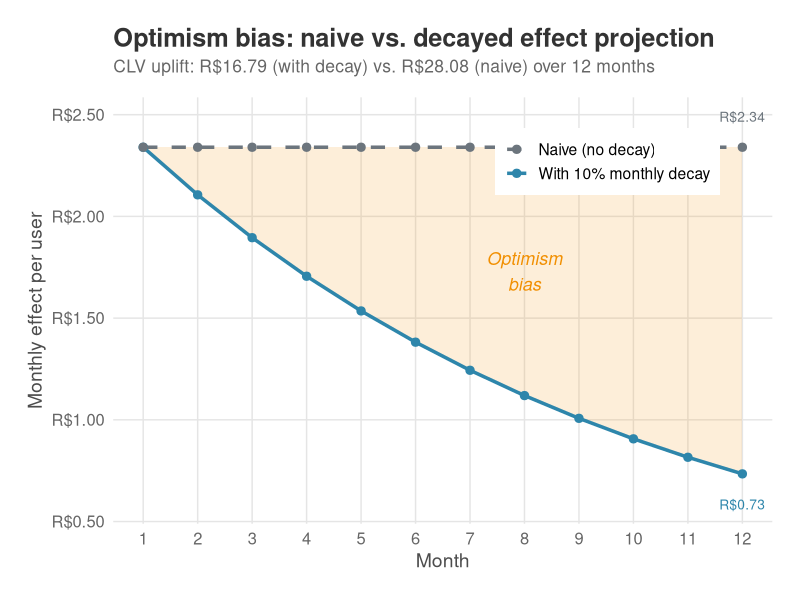
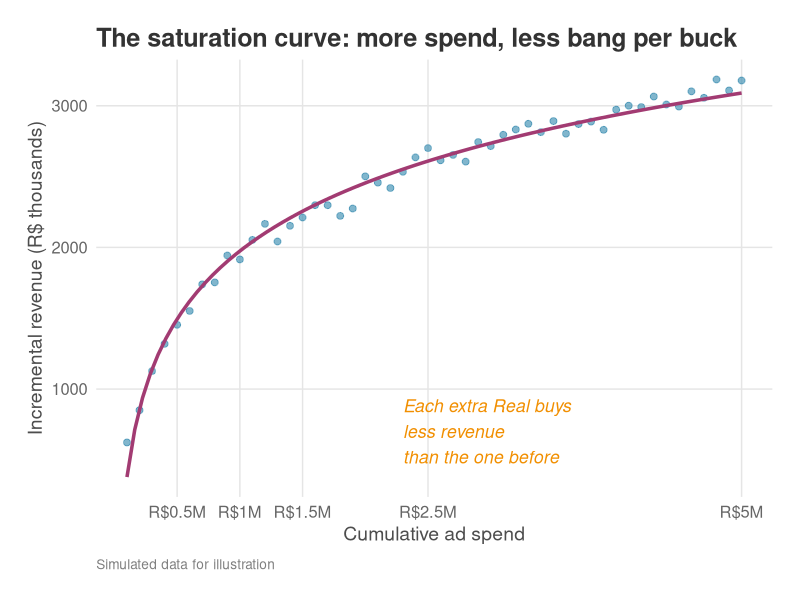
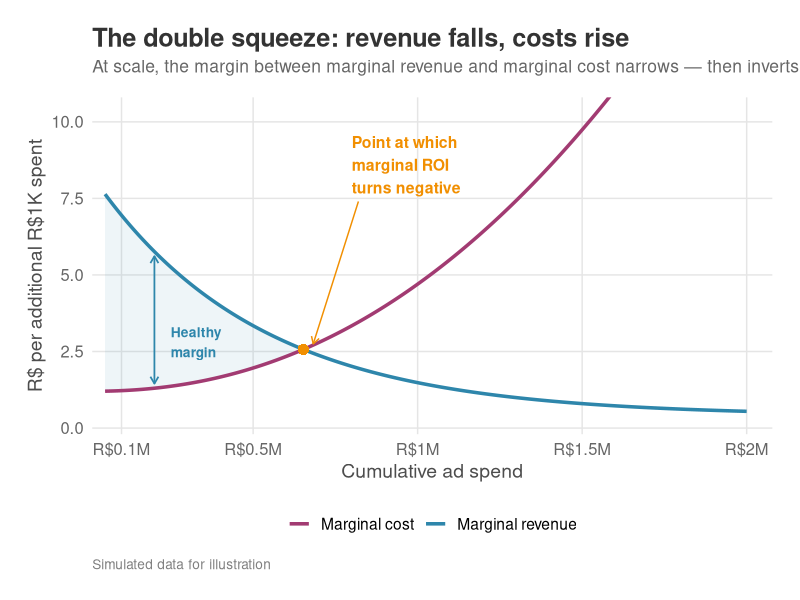
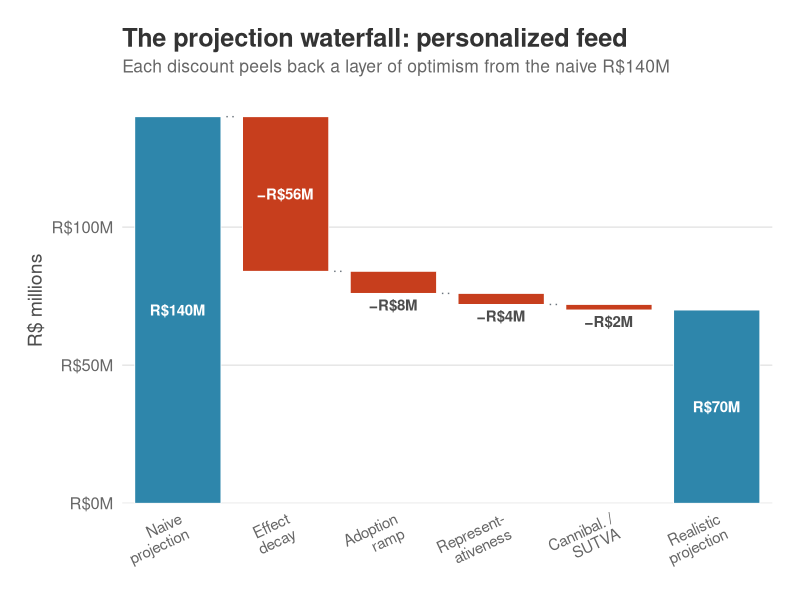

Here is the R script that generated these plots, in order:
##########################################################
## Everyday Causal Inference: How to estimate, test, and explain impacts with R and Python
## www.everydaycausal.com
## Copyright (c) 2025 by Robson Tigre. All rights reserved.
## You may read, share, and cite for learning purposes, provided you credit the source.
## It should not be used to create competing educational or commercial products
##########################################################
## Code for Chapter 13 - Translating causal estimates into metrics of business value
## Created: Mar 06, 2026
## Last modified: 2026-05-07
##########################################################

# ==========================================================
# SETUP
# ==========================================================
# install once: install.packages(c("tidyverse", "scales"))
library(tidyverse)
library(scales)

# Book-wide color palette (colorblind-friendly, consistent across all chapters)
book_colors <- list(
    primary    = "#2E86AB", # Steel blue
    secondary  = "#A23B72", # Magenta
    accent     = "#F18F01", # Orange
    success    = "#C73E1D", # Red-orange
    muted      = "#6C757D", # Gray
    light_gray = "grey90",
    dark_gray  = "grey30"
)

theme_book <- function(base_size = 14) {
    theme_minimal(base_size = base_size) +
        theme(
            plot.title = element_text(
                face = "bold", size = base_size * 1.3,
                color = "grey20", margin = margin(b = 5)
            ),
            plot.subtitle = element_text(
                size = base_size * 0.9, color = "grey40",
                margin = margin(b = 15)
            ),
            plot.caption = element_text(
                size = base_size * 0.7, color = "grey50",
                hjust = 0, margin = margin(t = 10)
            ),
            axis.title = element_text(size = base_size, color = "grey30"),
            axis.text = element_text(size = base_size * 0.85, color = "grey40"),
            panel.grid.major = element_line(color = "grey90", linewidth = 0.5),
            panel.grid.minor = element_blank(),
            legend.position = "bottom",
            plot.margin = margin(20, 20, 20, 20)
        )
}


# ==========================================================
# BLOCK 1: SCALING -- FROM STATISTICAL UNITS TO FINANCIAL UNITS
# (Chapter section: "From statistical units to financial units")
# ==========================================================
# Multiply per-user effect by the eligible user base, then by the projection
# horizon, to get the naive starting number that the rest of the pipeline
# discounts down. R$2.34 x 5M MAU x 12 months ~= R$140M annual.

ate <- 2.34 # R$ per user per 30 days (from Chapter 3)
mau <- 5e6 # monthly active users
monthly_impact <- ate * mau
annual_naive <- monthly_impact * 12

cat(sprintf("Per-user effect: R$%.2f/month\n", ate))
cat(sprintf("MAU: %s\n", format(mau, big.mark = ",")))
cat(sprintf(
    "Projected monthly impact: R$%s\n",
    format(monthly_impact, big.mark = ",")
))
cat(sprintf(
    "Naive annual projection: R$%s\n",
    format(annual_naive, big.mark = ",")
))


# ==========================================================
# BLOCK 2: CLV UPLIFT WITH MONTHLY DECAY (headline calculation, r = 0)
# (Chapter section: "Decay over time: customer lifetime value uplift")
# ==========================================================
# Decay only, no time-value-of-money discount. Using r = 0.01 (illustrative
# monthly WACC, ~12% annualized) lowers the result to ~R$16.10; over a 12-month
# horizon that difference is small next to the decay assumption itself, so the
# chapter shows the headline at r = 0 for clarity.

ate_month_0 <- 2.34 # R$ per user, month 0
effect_persistence <- 0.90 # monthly persistence; effect decays 10% per period
horizon <- 12 # months

months <- 0:(horizon - 1)
effects <- ate_month_0 * effect_persistence^months
clv_uplift <- sum(effects)

cat(sprintf("Month 0 effect: R$%.2f\n", effects[1]))
cat(sprintf("Month 6 effect: R$%.2f\n", effects[7]))
cat(sprintf("Month 11 effect: R$%.2f\n", effects[12]))
cat(sprintf("CLV uplift (12 months): R$%.2f per user\n", clv_uplift))
cat(sprintf("Without decay: R$%.2f per user\n", ate_month_0 * 12))


# ==========================================================
# FIGURE: clv-decay-vs-naive.png   (@fig-clv-decay)
# (Chapter section: "Decay over time: customer lifetime value uplift")
# ==========================================================
# Shows the optimism-bias gap between the naive flat path (R$2.34/month) and
# the decayed path (lambda = 0.90). The shaded ribbon is the cumulative
# overstatement that the naive forecast would build into the board deck.

naive_path <- rep(ate_month_0, horizon)
cum_decayed <- cumsum(effects)
cum_naive <- cumsum(naive_path)

clv_df <- tibble(
    month  = rep(months, 2),
    effect = c(effects, naive_path),
    type   = rep(c("With 10% monthly decay", "Naive (no decay)"), each = horizon)
)

p_clv <- ggplot(clv_df, aes(x = month, y = effect, color = type, linetype = type)) +
    geom_ribbon(
        data = tibble(month = months, ymin = effects, ymax = naive_path),
        aes(x = month, ymin = ymin, ymax = ymax),
        inherit.aes = FALSE,
        fill = book_colors$accent, alpha = 0.15
    ) +
    geom_line(linewidth = 1.2) +
    geom_point(size = 2.5) +
    annotate("text",
        x = 7, y = (ate_month_0 + effects[8]) / 2,
        label = "Optimism\nbias", color = book_colors$accent,
        fontface = "italic", size = 4.5
    ) +
    annotate("text",
        x = 11, y = naive_path[12] + 0.15,
        label = sprintf("R$%.2f", ate_month_0),
        color = book_colors$muted, size = 3.5
    ) +
    annotate("text",
        x = 11, y = effects[12] - 0.15,
        label = sprintf("R$%.2f", effects[12]),
        color = book_colors$primary, size = 3.5
    ) +
    scale_color_manual(values = c(
        "Naive (no decay)" = book_colors$muted,
        "With 10% monthly decay" = book_colors$primary
    )) +
    scale_linetype_manual(values = c(
        "Naive (no decay)" = "dashed",
        "With 10% monthly decay" = "solid"
    )) +
    scale_x_continuous(breaks = 0:11, labels = 1:12) +
    scale_y_continuous(labels = function(x) paste0("R$", formatC(x, format = "f", digits = 2))) +
    labs(
        x = "Month",
        y = "Monthly effect per user",
        title = "Optimism bias: naive vs. decayed effect projection",
        subtitle = sprintf(
            "CLV uplift: R$%.2f (with decay) vs. R$%.2f (naive) over 12 months",
            tail(cum_decayed, 1), tail(cum_naive, 1)
        ),
        color = NULL, linetype = NULL
    ) +
    theme_book() +
    theme(
        legend.position = c(0.75, 0.85),
        legend.background = element_rect(fill = "white", color = NA)
    )

ggsave("images/clv-decay-vs-naive.png", p_clv,
    width = 9, height = 5.5, dpi = 300, bg = "white"
)
cat("Saved: images/clv-decay-vs-naive.png\n")


# ==========================================================
# BLOCK 3: ROI -- PERSONALIZED FEED
# (Chapter section: "Return on investment (ROI)")
# ==========================================================
# feed_12m_profit is the 12-month cumulative profit (post-decay,
# pre-investment) -- NOT an annual run-rate. profit_30d from @sec-protocol is
# already net of variable costs; the code below only subtracts the fixed
# investment to get net profit.
clv_per_user <- sum(2.34 * 0.90^(0:11)) # ~R$17/user (decay only; omitting the ~1% monthly discount overstates by ~4%)
feed_12m_profit <- clv_per_user * 5e6 # ~R$84M: 12-month cumulative profit (variable costs already netted)
feed_investment <- 4e6 # R$4M fixed investment (build + maintain)
feed_roi <- (feed_12m_profit - feed_investment) / feed_investment # = Incremental Net Profit / Investment

cat(sprintf("\nCLV uplift per user: R$%.2f\n", clv_per_user))
cat(sprintf(
    "12-month profit (post-decay): R$%sM\n",
    format(round(feed_12m_profit / 1e6), big.mark = ",")
))
cat(sprintf(
    "Incremental net profit: R$%sM\n",
    format(round((feed_12m_profit - feed_investment) / 1e6), big.mark = ",")
))
cat(sprintf("ROI: %.0fx annual return\n", feed_roi))


# ==========================================================
# FIGURE: diminishing-returns-saturation.png   (@fig-diminishing-returns)
# (Chapter section: "Diminishing returns")
# ==========================================================
# Illustrative ad-spend saturation curve: revenue grows logarithmically with
# spend, so each additional Real buys less revenue than the one before.

set.seed(42)
spend_levels <- seq(100, 5000, by = 100) # R$ thousands
true_revenue <- 800 * log(spend_levels / 100 + 1) + rnorm(length(spend_levels), 0, 50)
ad_data <- tibble(spend = spend_levels, revenue = true_revenue)

p_sat <- ggplot(ad_data, aes(x = spend, y = revenue)) +
    geom_point(color = book_colors$primary, alpha = 0.6, size = 2) +
    geom_smooth(
        method = "lm", formula = y ~ log(x),
        color = book_colors$secondary, linewidth = 1.2, se = FALSE
    ) +
    annotate("text",
        x = 2300, y = max(true_revenue) * 0.22,
        label = "Each extra Real buys\nless revenue\nthan the one before",
        color = book_colors$accent,
        hjust = 0, fontface = "italic", size = 4.5
    ) +
    scale_x_continuous(
        breaks = c(500, 1000, 1500, 2500, 5000),
        labels = c("R$0.5M", "R$1M", "R$1.5M", "R$2.5M", "R$5M")
    ) +
    labs(
        x = "Cumulative ad spend",
        y = "Incremental revenue (R$ thousands)",
        title = "The saturation curve: more spend, less bang per buck",
        caption = "Simulated data for illustration"
    ) +
    theme_book()

ggsave("images/diminishing-returns-saturation.png", p_sat,
    width = 9, height = 5.5, dpi = 300, bg = "white"
)
cat("Saved: images/diminishing-returns-saturation.png\n")


# ==========================================================
# FIGURE: diminishing-returns-squeeze.png   (@fig-squeeze)
# (Chapter section: "Diminishing returns")
# ==========================================================
# Marginal revenue falls while marginal cost rises -- the margin between the
# two curves shrinks and eventually inverts. Crossover marks where marginal
# ROI turns negative.

set.seed(42)
n_sq <- 500
spend_sq <- seq(0.05, 2.0, length.out = n_sq) # R$ millions
mr_sq <- 8.0 * exp(-2.0 * spend_sq) + 0.4
mc_sq <- 1.2 + 3.5 * spend_sq^2.2

squeeze_df <- tibble(
    spend = spend_sq,
    marginal_revenue = mr_sq,
    marginal_cost = mc_sq
)

# Find crossover by linear interpolation
diff_val <- mr_sq - mc_sq
cross_idx <- which(diff(sign(diff_val)) != 0)[1]
x1 <- spend_sq[cross_idx]
x2 <- spend_sq[cross_idx + 1]
y1 <- diff_val[cross_idx]
y2 <- diff_val[cross_idx + 1]
cross_x <- x1 - y1 * (x2 - x1) / (y2 - y1)
cross_y <- 8.0 * exp(-2.0 * cross_x) + 0.4

shade_df <- squeeze_df |> filter(marginal_revenue >= marginal_cost)

healthy_x <- 0.20
healthy_mr <- 8.0 * exp(-2.0 * healthy_x) + 0.4
healthy_mc <- 1.2 + 3.5 * healthy_x^2.2

neg_label_x <- 0.80
neg_label_y <- 8.6

p_squeeze <- ggplot(squeeze_df, aes(x = spend)) +
    geom_ribbon(
        data = shade_df,
        aes(ymin = marginal_cost, ymax = marginal_revenue),
        fill = book_colors$primary, alpha = 0.08
    ) +
    geom_line(aes(y = marginal_revenue, color = "Marginal revenue"), linewidth = 1.2) +
    geom_line(aes(y = marginal_cost, color = "Marginal cost"), linewidth = 1.2) +
    annotate("point",
        x = cross_x, y = cross_y,
        size = 3.5, color = book_colors$accent, shape = 16
    ) +
    annotate("segment",
        x = neg_label_x + 0.02, xend = cross_x + 0.03,
        y = 7.4, yend = cross_y + 0.18,
        color = book_colors$accent, linewidth = 0.5,
        arrow = arrow(length = unit(0.08, "inches"), type = "open")
    ) +
    annotate("text",
        x = neg_label_x, y = neg_label_y,
        label = "Point at which\nmarginal ROI\nturns negative",
        size = 4.0, fontface = "bold",
        color = book_colors$accent,
        hjust = 0, vjust = 0.5
    ) +
    annotate("text",
        x = healthy_x + 0.05, y = 2.8,
        label = "Healthy\nmargin",
        size = 3.5, fontface = "bold",
        color = book_colors$primary,
        hjust = 0, vjust = 0.5
    ) +
    annotate("segment",
        x = healthy_x, xend = healthy_x,
        y = healthy_mc + 0.15, yend = healthy_mr - 0.15,
        color = book_colors$primary, linewidth = 0.6,
        arrow = arrow(
            ends = "both", length = unit(0.08, "inches"),
            type = "open"
        )
    ) +
    scale_color_manual(values = c(
        "Marginal revenue" = book_colors$primary,
        "Marginal cost" = book_colors$secondary
    )) +
    scale_x_continuous(
        breaks = c(0.1, 0.5, 1.0, 1.5, 2.0),
        labels = paste0("R$", c(0.1, 0.5, 1.0, 1.5, 2.0), "M"),
        expand = expansion(mult = c(0.02, 0.04))
    ) +
    scale_y_continuous(expand = expansion(mult = c(0.02, 0.08))) +
    coord_cartesian(ylim = c(0, 10)) +
    labs(
        title = "The double squeeze: revenue falls, costs rise",
        subtitle = "At scale, the margin between marginal revenue and marginal cost narrows — then inverts",
        caption = "Simulated data for illustration",
        x = "Cumulative ad spend",
        y = "R$ per additional R$1K spent",
        color = NULL
    ) +
    theme_book() +
    theme(legend.title = element_blank())

ggsave("images/diminishing-returns-squeeze.png", p_squeeze,
    width = 9, height = 5.5, dpi = 300, bg = "white"
)
cat(sprintf("Saved: images/diminishing-returns-squeeze.png  (crossover at R$%.2fM)\n", cross_x))


# ==========================================================
# FIGURE: waterfall-feed.png   (@fig-waterfall-feed)
# (Chapter section: "How much of the impact survives rollout")
# ==========================================================
# Numbers match the chapter waterfall table:
#   Naive: R$2.34 x 5M x 12 = R$140M
#   Decay (-40%):              140 x 0.60 = 84
#   Adoption ramp (-10% of 84): 84 x 0.90 = 75.6 ~= 76
#   Representativeness (-5% of 76): 76 x 0.95 = 72.2 ~= 72
#   Cannibal./SUTVA (-3% of 72):    72 x 0.97 = 69.8 ~= 70

build_waterfall <- function(labels, totals, title, subtitle,
                            unit_label = "R$ millions",
                            label_fn = function(x) paste0("R$", round(x), "M")) {
    n <- length(labels)
    deductions <- c(0, diff(totals))
    ymin <- numeric(n)
    ymax <- numeric(n)
    for (i in seq_len(n)) {
        if (i == 1 || i == n) {
            ymin[i] <- 0
            ymax[i] <- totals[i]
        } else {
            ymin[i] <- totals[i]
            ymax[i] <- totals[i - 1]
        }
    }
    bar_type <- rep("deduction", n)
    bar_type[1] <- "start"
    bar_type[n] <- "end"

    df <- tibble(
        label = factor(labels, levels = labels),
        total = totals,
        deduction = deductions,
        ymin = ymin,
        ymax = ymax,
        bar_type = bar_type
    )

    connectors <- tibble(
        x    = seq(1.45, n - 0.55, by = 1),
        xend = seq(1.55, n - 0.45, by = 1),
        y    = head(totals, -1),
        yend = head(totals, -1)
    )
    connectors <- connectors[1:(n - 2), ]

    max_val <- max(totals)
    thin_threshold <- max_val * 0.08
    df <- df |>
        mutate(
            bar_label = ifelse(
                bar_type == "deduction",
                paste0("−", label_fn(abs(deduction))),
                label_fn(total)
            ),
            bar_height = abs(ymax - ymin),
            is_thin = bar_height < thin_threshold,
            label_y = case_when(
                bar_type != "deduction" ~ ymax / 2,
                is_thin ~ ymin - max_val * 0.03,
                TRUE ~ (ymin + ymax) / 2
            ),
            label_color = ifelse(is_thin, book_colors$dark_gray, "white")
        )

    ggplot(df) +
        geom_rect(
            aes(
                xmin = as.numeric(label) - 0.4,
                xmax = as.numeric(label) + 0.4,
                ymin = ymin, ymax = ymax,
                fill = bar_type
            ),
            color = "white", linewidth = 0.3
        ) +
        geom_segment(
            data = connectors,
            aes(x = x, xend = xend, y = y, yend = yend),
            color = book_colors$muted, linewidth = 0.5, linetype = "dotted"
        ) +
        geom_text(aes(x = as.numeric(label), y = label_y, label = bar_label),
            color = df$label_color, fontface = "bold", size = 3.8
        ) +
        scale_fill_manual(
            values = c(
                "start" = book_colors$primary,
                "deduction" = book_colors$success,
                "end" = book_colors$primary
            ),
            guide = "none"
        ) +
        scale_x_continuous(
            breaks = seq_len(n), labels = labels,
            expand = expansion(mult = c(0.02, 0.02))
        ) +
        scale_y_continuous(
            labels = function(x) paste0("R$", x, "M"),
            expand = expansion(mult = c(0, 0.05))
        ) +
        labs(title = title, subtitle = subtitle, x = NULL, y = unit_label) +
        theme_book() +
        theme(
            axis.text.x = element_text(angle = 25, hjust = 1, size = 11),
            panel.grid.major.x = element_blank()
        )
}

feed_labels <- c(
    "Naive\nprojection",
    "Effect\ndecay",
    "Adoption\nramp",
    "Represent-\nativeness",
    "Cannibal. /\nSUTVA",
    "Realistic\nprojection"
)
feed_totals <- c(140, 84, 76, 72, 70, 70)

p_feed <- build_waterfall(
    labels   = feed_labels,
    totals   = feed_totals,
    title    = "The projection waterfall: personalized feed",
    subtitle = "Each discount peels back a layer of optimism from the naive R$140M"
)

ggsave("images/waterfall-feed.png", p_feed,
    width = 10, height = 6, dpi = 300, bg = "white"
)
cat("Saved: images/waterfall-feed.png\n")


# ==========================================================
# BLOCK 4: SENSITIVITY ANALYSIS
# (Chapter section: "Sensitivity analysis")
# ==========================================================
# Sensitivity analysis: personalized feed ROI under different assumptions.
# profit_12m below is the 12-month cumulative profit (post-decay,
# pre-investment); ROI subtracts fixed investment in the numerator.
scenarios <- expand.grid(
    investment = c(4e6, 6e6, 8e6), # R$4M, R$6M, R$8M fixed build investment
    decay      = c(0.00, 0.10, 0.20),
    mau        = c(3e6, 5e6, 7e6) # 3M, 5M, 7M users
)

scenarios <- scenarios |>
    mutate(
        profit_12m = sapply(decay, function(d) sum(2.34 * (1 - d)^(0:11))) * mau,
        roi = (profit_12m - investment) / investment
    )

# Show a focused slice: vary investment and decay at 5M MAU
focus <- scenarios |>
    filter(mau == 5e6) |> # 5M MAU slice
    mutate(
        investment_label = paste0("R$", investment / 1e6, "M"),
        decay_label = paste0(decay * 100, "% decay"),
        roi_label = paste0(round(roi), "x")
    ) |>
    select(investment_label, decay_label, roi_label) |>
    pivot_wider(names_from = decay_label, values_from = roi_label)

cat("\nROI sensitivity (5M MAU, varying fixed investment and monthly decay):\n")
print(as.data.frame(focus), row.names = FALSE)


# ==========================================================
# BLOCK 5: PRE-EXPERIMENT ROI PROJECTION FROM MEI-CALIBRATED MDE
# (Chapter section: "From breakeven to experiment design")
# ==========================================================
# profit_12m_mde below is 12-month cumulative profit (post-decay,
# pre-investment), assuming the true effect equals the MEI (which is also the MDE here).
mde <- 0.80 # R$/user/month (stakeholder MEI used as target MDE)
mau <- 5e6 # 5M monthly active users
investment <- 4e6 # R$4M build + maintain
decay <- 0.10 # 10% monthly decay
horizon <- 12 # months

# Breakeven effect: minimum per-user-per-month lift that covers investment over decayed horizon
effective_months <- sum((1 - decay)^(0:(horizon - 1)))
breakeven_effect <- investment / (mau * effective_months)

# Projected 12-month cumulative profit if true effect = MEI (conservative)
profit_12m_mde <- sum(mde * (1 - decay)^(0:(horizon - 1))) * mau # with decay

roi_mde <- (profit_12m_mde - investment) / investment

cat(sprintf("\nBreakeven effect: R$%.2f/user/month\n", breakeven_effect))
cat(sprintf("MEI (= target MDE): R$%.2f/user/month\n", mde))
cat(sprintf("MEI to breakeven ratio: %.1fx above breakeven\n\n", mde / breakeven_effect))

# If the true effect equals the MEI (conservative), what does the project look like?
cat(sprintf(
    "  12-month profit (with decay): R$%sM\n",
    format(round(profit_12m_mde / 1e6), big.mark = ",")
))
cat(sprintf("  ROI: %.0fx\n", roi_mde))


# ==========================================================
# BLOCK 6: CONFIDENCE INTERVAL -> FINANCIAL RANGE
# (Chapter section: "The p-value trap and ROI confidence intervals")
# ==========================================================
# Plug-in method: re-run the financial formula at each CI bound. ROI is a
# strictly monotone function of the effect, so this preserves coverage.
feed_ci <- c(1.75, 2.93) # 95% CI from Chapter 3
clv_factor <- sum(0.90^(0:11)) # 12-month decay multiplier (~7.18)
feed_profit_12m <- feed_ci * 5e6 * clv_factor # 5M MAU
feed_roi_ci <- (feed_profit_12m - 4e6) / 4e6 # ROI at each bound

# Confidence interval -> financial range
cat(sprintf("Effect CI: [R$%.2f, R$%.2f] per user/month\n", feed_ci[1], feed_ci[2]))
cat(sprintf(
    "12-month profit range (with 10%% decay): [R$%.0fM, R$%.0fM]\n",
    feed_profit_12m[1] / 1e6, feed_profit_12m[2] / 1e6
))
cat(sprintf("ROI range against R$4M cost: %.0fx to %.0fx\n", feed_roi_ci[1], feed_roi_ci[2]))


# ==========================================================
# BLOCK 7: ESTIMATING lambda FROM HOLDOUT DATA
# (Chapter section: "Appendix 13.B -- Effect decay is predictable")
# ==========================================================
# Simulate a five-month holdout where the true effect-persistence factor is
# lambda = 0.88 and recover the estimate from a simple log-linear regression.
# This is the template you'd use with real holdout data -- replace the
# simulated values with your observed per-period effects.
set.seed(42)
effect_0 <- 2.34 # initial per-user effect (R$/month)
lambda_true <- 0.88 # true monthly effect persistence
months <- 0:4 # holdout measurements at months 0-4

# Simulate observed effects: true decay + measurement noise
log_effects <- log(effect_0) + months * log(lambda_true) +
    rnorm(5, mean = 0, sd = 0.05)

# Regress log(effect) on time to recover lambda
fit <- lm(log_effects ~ months)
slope <- coef(fit)["months"]
se <- summary(fit)$coefficients["months", "Std. Error"]

# Estimated lambda and 95% CI
lambda_hat <- exp(slope)
t_crit <- qt(0.975, df = length(months) - 2)
ci_lo <- exp(slope - t_crit * se)
ci_hi <- exp(slope + t_crit * se)

# Assumed lambda was 0.90 (the chapter's working assumption); compare to the estimate below
cat(sprintf(
    "Estimated lambda: %.2f  [95%% CI: %.2f, %.2f]\n",
    lambda_hat, ci_lo, ci_hi
))
